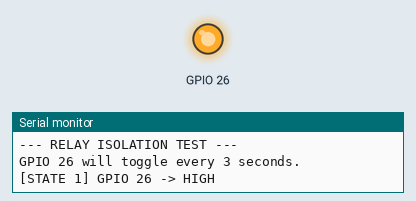
Recording of a sketch running on a simulated ESP32. Shown: output pins drawn as LEDs (lit = HIGH), the last lines printed to the serial monitor.

Above: at 1.5 s.
At 4.5 s:
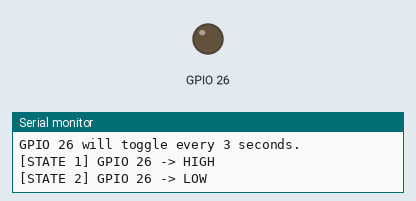
Timing chart, 0 to 7.8 s (numbered marks = the images above):
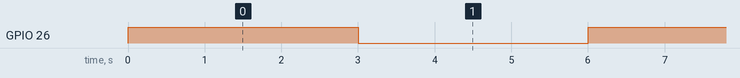

The sketch:

relay_debug.ino
```cpp
void setup() {
  Serial.begin(115200);
  pinMode(26, OUTPUT);
  Serial.println("\n--- RELAY ISOLATION TEST ---");
  Serial.println("GPIO 26 will toggle every 3 seconds.");
}

void loop() {
  Serial.println("\n[STATE 1] GPIO 26 -> HIGH");
  digitalWrite(26, HIGH);
  delay(3000);

  Serial.println("[STATE 2] GPIO 26 -> LOW");
  digitalWrite(26, LOW);
  delay(3000);
}
```

Measured:
- by itself, GPIO 26: alternates HIGH for 3.0 s and LOW for 3.0 s
